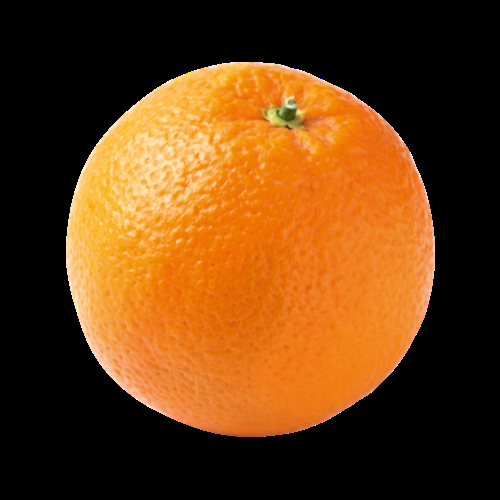
%> input picture orange.png, 500 x 500 px
$ octave OrangeColors.m   (GNU Octave 9; MATLAB toolbox functions it lacks are replaced by stand-ins)
%> lines starting %> are read from the running program, lines starting %| are printed output that depends on the picture
img_color = imread('orange.png');
%> img_color is the input picture: size 500x500x3 uint8; mean R, G, B 104.8, 61.5, 19.7

Img = img_color;

Img_Red = Img;
Img_Red(:,:,2) = 0;
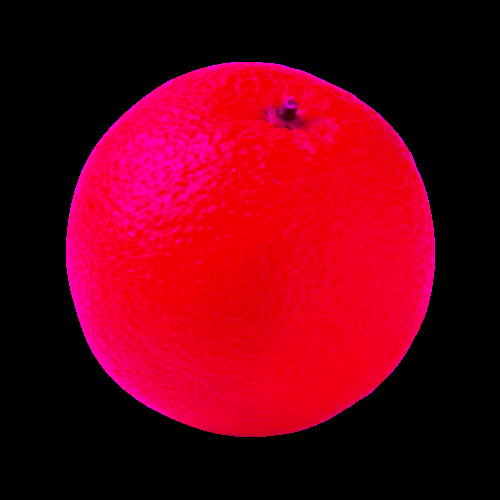
%> Img_Red: size 500x500x3 uint8; mean R, G, B 104.8, 0, 19.7
Img_Red(:,:,3) = 0; %The combination needed for a red image.
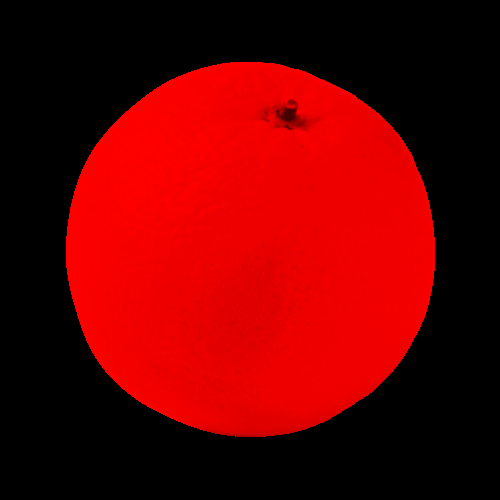
%> Img_Red: size 500x500x3 uint8; mean R, G, B 104.8, 0, 0
figure(1); %Name is "figure 1".
imshow(Img_Red); %Displays the image
whos Img_Red;

Img_Green = Img;
ImGreen(:,:,2) = 0;
Img_Green(:,:,1) = 0; %The combination needed for a green image.
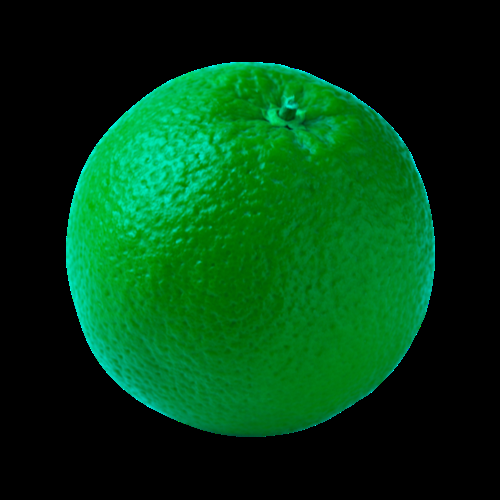
%> Img_Green: size 500x500x3 uint8; mean R, G, B 0, 61.5, 19.7
figure(2);
imshow(Img_Green);
whos Img_Green;

Img_Blue = Img;
Img_Blue(:,:,1) = 0;
Img_Blue(:,:,2) = 0; %The combination needed for a blue image.
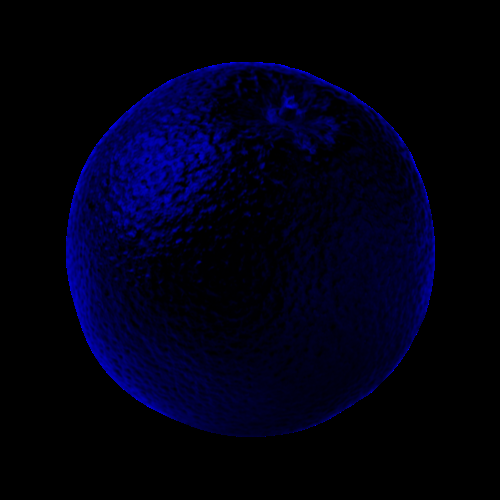
%> Img_Blue: size 500x500x3 uint8; mean R, G, B 0, 0, 19.7
figure(3);
imshow(Img_Blue);
whos Img_Blue;

Img_Gray = rgb2gray(Img); %Command used to gray out an image.
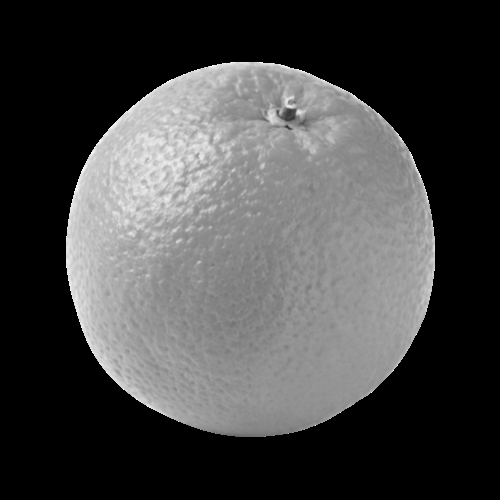
%> Img_Gray: size 500x500 uint8; min 0, max 255, mean 69.7
figure(4);
imshow(Img_Gray);
whos Img_Gray;

imwrite(img_color, 'orange.png', 'jpg', 'Quality', 100)
imwrite(Img_Red, 'red_img.png', 'jpg', 'Quality', 100)
imwrite(Img_Green, 'green_img.png', 'jpg', 'Quality', 100)
imwrite(Img_Blue, 'blue_img.png', 'jpg', 'Quality', 100)
imwrite(Img_Gray, 'gray_img.png', 'jpg', 'Quality', 100)
